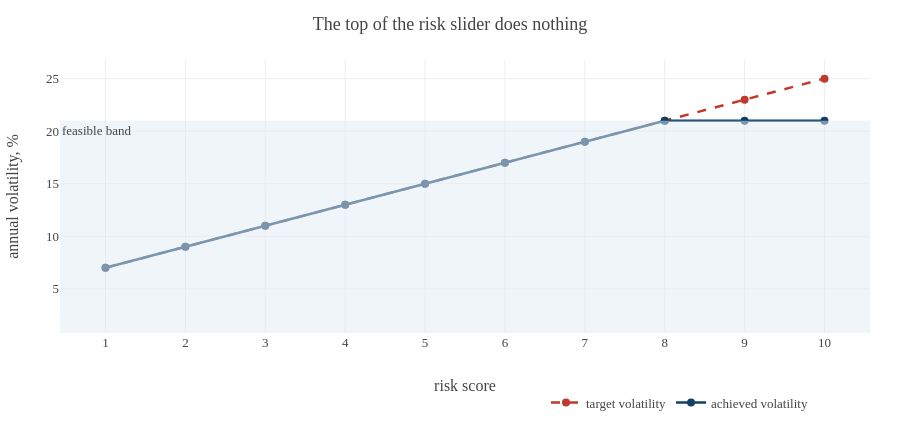

Notebook cell for this chart:
### Code cell
scores = np.arange(1, 11)
targets = 0.20 * (scores / 10) + 0.05
achieved = np.array([portfolio_vol(objective_B(t, MU, COV)) for t in targets])

fig = go.Figure()
fig.add_trace(go.Scatter(x=scores, y=targets * 100, mode='lines+markers', name='target volatility',
                         line=dict(color=RED, width=2.5, dash='dash'), marker=dict(size=8)))
fig.add_trace(go.Scatter(x=scores, y=achieved * 100, mode='lines+markers', name='achieved volatility',
                         line=dict(color=NAVY, width=2.5), marker=dict(size=8)))
fig.add_hrect(y0=vol_floor * 100, y1=vol_ceiling * 100, fillcolor=BAND, opacity=0.5,
              line_width=0, annotation_text='feasible band', annotation_position='top left')
fig.update_layout(template=TEMPLATE, height=430,
                  title_text='The top of the risk slider does nothing',
                  xaxis_title='risk score', yaxis_title='annual volatility, %',
                  xaxis=dict(tickmode='linear', dtick=1),
                  legend=dict(orientation='h', y=-0.2, x=0.6))
fig.show()

### Figure 1 — Plotly figure (JSON) as saved in the notebook; plotly's stock layout.template omitted (floating-point values rounded to 4 significant figures)
{"data": [{"line": {"color": "#C0392B", "dash": "dash", "width": 2.5}, "marker": {"size": 8}, "mode": "lines+markers", "name": "target volatility", "type": "scatter", "x": [1, 2, 3, 4, 5, 6, 7, 8, 9, 10], "y": [7.0, 9.0, 11.0, 13.0, 15.0, 17.0, 19.0, 21.0, 23.0, 25.0]}, {"line": {"color": "#123F69", "width": 2.5}, "marker": {"size": 8}, "mode": "lines+markers", "name": "achieved volatility", "type": "scatter", "x": [1, 2, 3, 4, 5, 6, 7, 8, 9, 10], "y": [7.0, 9.0, 11.0, 13.0, 15.0, 17.0, 19.0, 21.0, 21.0, 21.0]}], "layout": {"annotations": [{"showarrow": false, "text": "feasible band", "x": 0, "xanchor": "left", "xref": "x domain", "y": 21, "yanchor": "top", "yref": "y"}], "height": 430, "legend": {"orientation": "h", "x": 0.6, "y": -0.2}, "shapes": [{"fillcolor": "#E2EBF4", "line": {"width": 0}, "opacity": 0.5, "type": "rect", "x0": 0, "x1": 1, "xref": "x domain", "y0": 0.7989, "y1": 21, "yref": "y"}], "title": {"text": "The top of the risk slider does nothing"}, "xaxis": {"dtick": 1, "tickmode": "linear", "title": {"text": "risk score"}}, "yaxis": {"title": {"text": "annual volatility, %"}}}}
